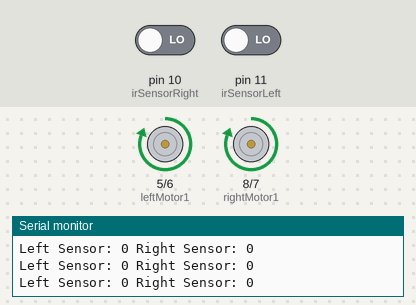
Simulated run of this sketch. Board: Arduino Uno, built with avr-gcc and run on an emulated ATmega328P. Shown: motor-driver pin pairs drawn as motors (green arrow = first pin HIGH = forward, orange = second pin HIGH = backward, longer = more drive), the last lines printed to the serial monitor. The test bench sets the inputs (shaded band); at power-on: pin 10 (irSensorRight) LOW, pin 11 (irSensorLeft) LOW.

Above: at 1.2 s.
1.3 s: pin 10 (irSensorRight) driven HIGH
At 2.4 s:
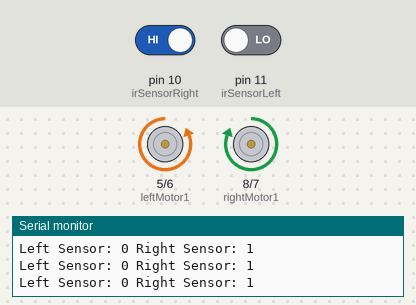
2.8 s: pin 11 (irSensorLeft) driven HIGH
At 3.5 s:
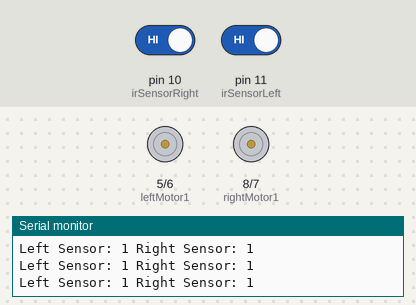
4.3 s: pin 10 (irSensorRight) driven LOW
At 5.5 s:
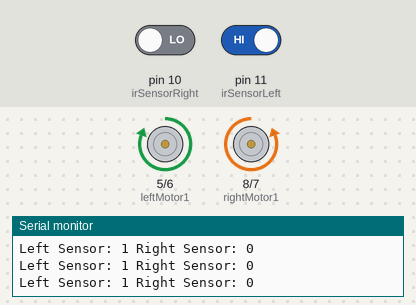
5.8 s: pin 11 (irSensorLeft) driven LOW
At 6.8 s:
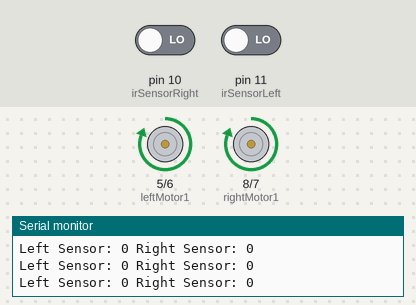
Timing chart, 0 to 8.8 s (numbered marks = the images above; inputs shaded):
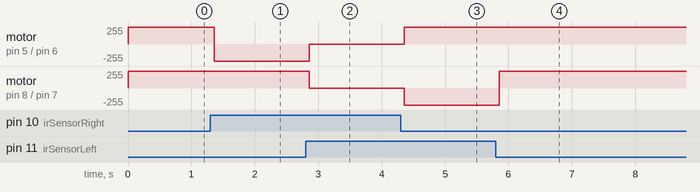

Measured:
- after the input at 1.3 s, motor on pin 5 (leftMotor1) / pin 6 (leftMotor2): forward 255/255 → backward 255/255 after 0.06 s
- after the input at 2.8 s, motor on pin 5 (leftMotor1) / pin 6 (leftMotor2): backward 255/255 → stopped after 0.06 s; motor on pin 8 (rightMotor1) / pin 7 (rightMotor2): forward 255/255 → stopped after 0.06 s
- after the input at 4.3 s, motor on pin 5 (leftMotor1) / pin 6 (leftMotor2): stopped → forward 255/255 after 0.06 s; motor on pin 8 (rightMotor1) / pin 7 (rightMotor2): stopped → backward 255/255 after 0.06 s
- after the input at 5.8 s, motor on pin 8 (rightMotor1) / pin 7 (rightMotor2): backward 255/255 → forward 255/255 after 0.06 s

The sketch:

Experiment_no_11.ino
```cpp
// Define pin connections
#define irSensorLeft  11   // Left IR sensor signal pin
#define irSensorRight 10   // Right IR sensor signal pin

#define leftMotor1 5       // Left motor control pin 1
#define leftMotor2 6       // Left motor control pin 2
#define rightMotor1 8     // Right motor control pin 1
#define rightMotor2 7      // Right motor control pin 2

void setup() {
  pinMode(irSensorLeft, INPUT);
  pinMode(irSensorRight, INPUT);

  pinMode(leftMotor1, OUTPUT);
  pinMode(leftMotor2, OUTPUT);
  pinMode(rightMotor1, OUTPUT);
  pinMode(rightMotor2, OUTPUT);

  Serial.begin(9600);
}

void loop() {
  int leftValue = digitalRead(irSensorLeft);
  int rightValue = digitalRead(irSensorRight);

  Serial.print("Left Sensor: ");
  Serial.print(leftValue);
  Serial.print(" Right Sensor: ");
  Serial.println(rightValue);

  if (leftValue == HIGH && rightValue == HIGH) {
    stopMotors();  // Both sensors detect white → STOP
  }
  else if (leftValue == HIGH) {
    turnRight();  // Left sensor detects white → Turn Left
  }
  else if (rightValue == HIGH) {
    turnLeft();  // Right sensor detects white → Turn Right
  }
  else {
    moveForward();  // Both sensors detect black → Move Forward
  }
}


// if (leftValue == HIGH && rightValue == HIGH) {
//     stopMotors();  // Both sensors detect white → STOP
// }
// else if (leftValue == LOW) {
//     turnLeft ();  // Left sensor detects black (line) → Turn Left
// }
// else if (rightValue == LOW) {
//     turnRight();  // Right sensor detects black (line) → Turn Right
// }
// else {
//     moveForward();  // Both sensors detect white → Move Forward
// }


// Function to move forward
void moveForward() {
  digitalWrite(leftMotor1, HIGH);
  digitalWrite(leftMotor2, LOW);
  digitalWrite(rightMotor1, HIGH);
  digitalWrite(rightMotor2, LOW);
}

// Function to turn left
void turnLeft() {
  digitalWrite(leftMotor1, LOW);
  digitalWrite(leftMotor2, HIGH);
  digitalWrite(rightMotor1, HIGH);
  digitalWrite(rightMotor2, LOW);
}

// Function to turn right
void turnRight() {
  digitalWrite(leftMotor1, HIGH);
  digitalWrite(leftMotor2, LOW);
  digitalWrite(rightMotor1, LOW);
  digitalWrite(rightMotor2, HIGH);
}

// Function to stop motors
void stopMotors() {
  digitalWrite(leftMotor1, LOW);
  digitalWrite(leftMotor2, LOW);
  digitalWrite(rightMotor1, LOW);
  digitalWrite(rightMotor2, LOW);
}


// // Define pin connections
// #define irSensorLeft  11   // Left IR sensor signal pin
// #define irSensorRight 10   // Right IR sensor signal pin

// // #define leftMotor1 5       // Left motor control pin 1
// // #define leftMotor2 6       // Left motor control pin 2
// // #define rightMotor1 7      // Right motor control pin 1
// // #define rightMotor2 8      // Right motor control pin 2

// #define leftMotor1 5       // Left motor control pin 1
// #define leftMotor2 6       // Left motor control pin 2
// #define rightMotor1 8      // Right motor control pin 1
// #define rightMotor2 7      // Right motor control pin 2

// void setup() {
//   pinMode(irSensorLeft, INPUT);    // Left IR sensor
//   pinMode(irSensorRight, INPUT);   // Right IR sensor

//   pinMode(leftMotor1, OUTPUT);    // Motor control pins
//   pinMode(leftMotor2, OUTPUT);
//   pinMode(rightMotor1, OUTPUT);
//   pinMode(rightMotor2, OUTPUT);

//   Serial.begin(9600);             // Begin serial communication
// }

// void loop() {
//   int leftValue = digitalRead(irSensorLeft);  // Read Left IR sensor
//   int rightValue = digitalRead(irSensorRight); // Read Right IR sensor

//   Serial.print("Left Sensor: ");
//   Serial.print(leftValue);
//   Serial.print(" | Right Sensor: ");
//   Serial.println(rightValue);

//   if (leftValue == 1 && rightValue == 1) {
//     // Both sensors detect white → STOP
//     stopMotors();
//   }
//   else if (leftValue == 1) {
//     // Left sensor detects white, right detects black → Turn Left
//     turnLeft();
//   }
//   else if (rightValue == 1) {
//     // Right sensor detects white, left detects black → Turn Right
//     turnRight();
//   }
//   else {
//     // Both sensors detect black → Move Forward
//     moveForward();
//   }
// }

// // Function to move forward
// void moveForward() {
//   digitalWrite(leftMotor1, HIGH);
//   digitalWrite(leftMotor2, LOW);
//   digitalWrite(rightMotor1, HIGH);
//   digitalWrite(rightMotor2, LOW);
// }

// // Function to turn left
// void turnLeft() {
//   digitalWrite(leftMotor1, LOW);
//   digitalWrite(leftMotor2, HIGH);
//   digitalWrite(rightMotor1, HIGH);
//   digitalWrite(rightMotor2, LOW);
// }

// // Function to turn right
// void turnRight() {
//   digitalWrite(leftMotor1, HIGH);
//   digitalWrite(leftMotor2, LOW);
//   digitalWrite(rightMotor1, LOW);
//   digitalWrite(rightMotor2, HIGH);
// }

// // Function to stop motors
// void stopMotors() {
//   digitalWrite(leftMotor1, LOW);
//   digitalWrite(leftMotor2, LOW);
//   digitalWrite(rightMotor1, LOW);
//   digitalWrite(rightMotor2, LOW);
// }


// // Define pin connections
// #define irSensorLeft  11   // Left IR sensor signal pin
// #define irSensorRight 10   // Right IR sensor signal pin

// #define leftMotor1 5       // Left motor control pin 1
// #define leftMotor2 6       // Left motor control pin 2
// #define rightMotor1 7      // Right motor control pin 1
// #define rightMotor2 8      // Right motor control pin 2

// void setup() {
//   pinMode(irSensorLeft, INPUT);    // Left IR sensor
//   pinMode(irSensorRight, INPUT);   // Right IR sensor

//   pinMode(leftMotor1, OUTPUT);    // Motor control pins
//   pinMode(leftMotor2, OUTPUT);
//   pinMode(rightMotor1, OUTPUT);
//   pinMode(rightMotor2, OUTPUT);

//   Serial.begin(9600);             // Begin serial communication
// }

// void loop() {
//   int leftValue = digitalRead(irSensorLeft);  // Read Left IR sensor
//   int rightValue = digitalRead(irSensorRight); // Read Right IR sensor

//   Serial.print("Left Sensor: ");
//   Serial.print(leftValue);
//   Serial.print(" | Right Sensor: ");
//   Serial.println(rightValue);

//   if (leftValue == 0 && rightValue == 0) {
//     // Both sensors detect a line → STOP
//     stopMotors();
//   }
//   else if (leftValue == 0) {
//     // Left sensor detects line → Turn Right
//     turnRight();
//   }
//   else if (rightValue == 0) {
//     // Right sensor detects line → Turn Left
//     turnLeft();
//   }
//   else {
//     // No line detected → Move Forward
//     moveForward();
//   }
// }

// // Function to move forward
// void moveForward() {
//   digitalWrite(leftMotor1, HIGH);
//   digitalWrite(leftMotor2, LOW);
//   digitalWrite(rightMotor1, HIGH);
//   digitalWrite(rightMotor2, LOW);
// }

// // Function to turn left
// void turnLeft() {
//   digitalWrite(leftMotor1, LOW);
//   digitalWrite(leftMotor2, HIGH);
//   digitalWrite(rightMotor1, HIGH);
//   digitalWrite(rightMotor2, LOW);
// }

// // Function to turn right
// void turnRight() {
//   digitalWrite(leftMotor1, HIGH);
//   digitalWrite(leftMotor2, LOW);
//   digitalWrite(rightMotor1, LOW);
//   digitalWrite(rightMotor2, HIGH);
// }

// // Function to stop motors
// void stopMotors() {
//   digitalWrite(leftMotor1, LOW);
//   digitalWrite(leftMotor2, LOW);
//   digitalWrite(rightMotor1, LOW);
//   digitalWrite(rightMotor2, LOW);
// }


// // // Define pin connections
// // #define irAnalogPin 11    // IR sensor analog pin
// // #define irDigitalPin 2    // IR sensor digital pin
// // #define leftMotor1 8      // Left motor control pin 1
// // #define leftMotor2 9      // Left motor control pin 2
// // #define rightMotor1 6     // Right motor control pin 1
// // #define rightMotor2 7    // Right motor control pin 2

// // void setup() {
// //   pinMode(irAnalogPin, INPUT);    // Analog pin for IR sensor
// //   pinMode(irDigitalPin, INPUT);   // Digital pin for IR sensor
// //   pinMode(leftMotor1, OUTPUT);    // Motor control pins
// //   pinMode(leftMotor2, OUTPUT);
// //   pinMode(rightMotor1, OUTPUT);
// //   pinMode(rightMotor2, OUTPUT);
// //   Serial.begin(9600);             // Begin serial communication
// // }

// // void loop() {
// //   int analogValue = analogRead(irAnalogPin);  // Read analog value
// //   int digitalValue = digitalRead(irDigitalPin);  // Read digital value

// //   Serial.print("Analog Value: ");
// //   Serial.print(analogValue);
// //   Serial.print("  |  Digital Value");
// //   Serial.println(digitalValue);

// //   if (analogValue < 500) {  // Line detected by digital pin
// //   // move left to adjust
// //     digitalWrite(leftMotor1, LOW);
// //     digitalWrite(leftMotor2, HIGH);
// //     digitalWrite(rightMotor1, LOW);
// //     digitalWrite(rightMotor2, LOW);
// //     delay(2000);
// //     // move right for 2 second
// //     digitalWrite(leftMotor1, LOW);
// //     digitalWrite(leftMotor2, LOW);
// //     digitalWrite(rightMotor1, HIGH);
// //     digitalWrite(rightMotor2, LOW);
// //     delay(2000);

// //   } else {
// //     // Move forward
// //     digitalWrite(leftMotor1, HIGH);
// //     digitalWrite(leftMotor2, LOW);

// //     digitalWrite(rightMotor1, LOW);
// //     digitalWrite(rightMotor2, HIGH);
// //   }

// //   delay(100);  // Delay for stability
// // }
```
